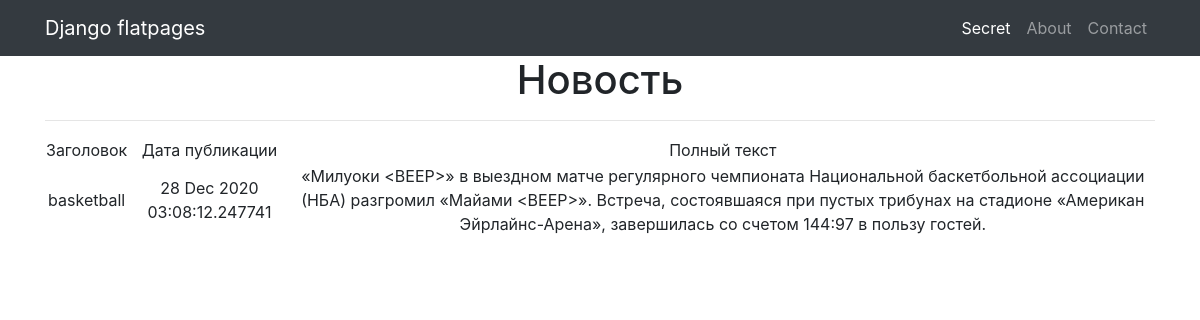
Screenshot of /news/1 with the database file from the repository.
### news/models.py (models this page shows, shortened)
class Post(models.Model):
    article='AR'
    news='NE'
    CATEGORYS=[(article,'статья'),
               (news,'новость')]
    to_author=models.ForeignKey(Author, on_delete = models.CASCADE)
    category_post = models.CharField(max_length = 2,
                                     choices = CATEGORYS,
                                     default = article)
    create_post=models.DateTimeField(auto_now_add = True)
    to_category=models.ManyToManyField(Category, through = 'PostCategory')
    header_post=models.CharField(max_length = 255)
    content_post=models.TextField()
    rating_post=models.IntegerField(default = 0)

### news/views.py (the view)
# urls.py: path('<int:pk>', NewDetail.as_view()),
class NewDetail(DetailView):
    model = Post
    template_name = 'new.html'
    context_object_name = 'new'

### news/templatetags/censors.py (called while the page is built)
@register.filter(name='censors')
def censors(value):
    profanity=['Бакс', 'Хит', 'Акулы', 'акулы', 'адронный', 'частиц', 'Викинги', 'викинги', 'vikings', 'конунг', 'провидцы']
    b='<BEEP>'
    for p in profanity:
        value = value.replace(p,b)
    return value

### templates/new.html (shortened to what this page needs)
{% extends 'flatpages/default.html' %}
{% load censors %}
{% block content %}
    <h1>Новость</h1>
    <hr>
    {% if new %}
        <table>
            <tr>
                <td>
                    Заголовок
                </td>
                <td>
                    Дата публикации
                </td>
                <td>
                    Полный текст
                </td>
            </tr>
            <tr>
                <td>
                    {{ new.header_post | censors }}
                </td>
                <td>
                    {{ new.create_post|date:'d M Y' }} {{ new.create_post|time:'H:i:s.u' }}
                </td>
                <td>
                    {{ new.content_post | censors }}
                </td>
            </tr>
        </table>
    {% else %}
        <h2>Новостей нет!</h2>
    {% endif %}
{% endblock content %}

### rows the page displays
Post: header_post|censors "basketball", create_post "28 Dec 2020", create_post "03:08:12.247741", content_post|censors "«Милуоки <BEEP>» в выездном матче регулярного чемпионата Национальной баскетбольной ассоциации (НБА) разгромил «Майами <BEEP>». Встреча, состоявшаяся при пустых трибунах на стадионе «Американ Эйрлайнс-Арена», завершилась со счетом 144:97 в пользу гостей."
